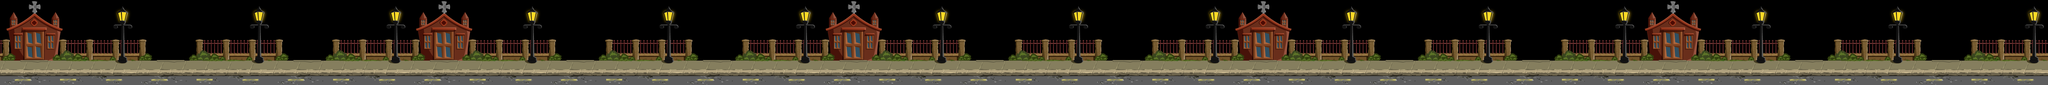

A 2D game scene composited from a Tiled map and its tileset images. What follows is a short description and the map's XML, with each tile layer's data collapsed to a summary:
An orthogonal 15x1 tile map with 512x320 px tiles, 1 tile layer (Layer 0), 2 tilesets.

<map version="0.99b" orientation="orthogonal" width="15" height="1" tilewidth="512" tileheight="320">
 <tileset name="Graveyard Night 01" firstgid="1" tilewidth="512" tileheight="320">
  <image source="Graveyard_Night_01.png" />
 </tileset>
 <tileset name="Graveyard Night 02" firstgid="2" tilewidth="512" tileheight="320">
  <image source="Graveyard_Night_02.png" />
 </tileset>
 <layer name="Layer 0" width="15" height="1">
  <data>[15 cells, 15 non-empty, 2 distinct tile ids]</data>
 </layer>
</map>